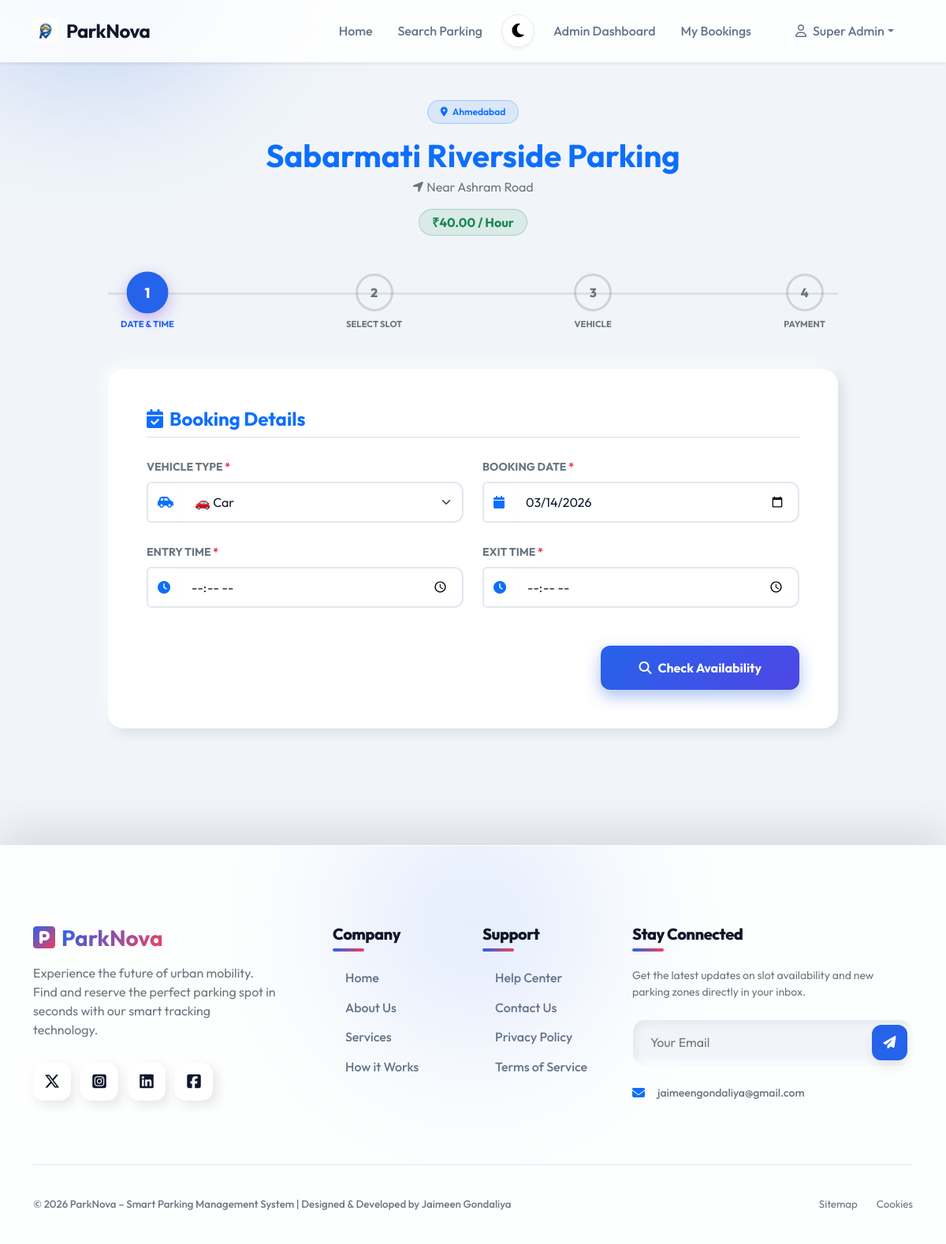
The page /user_book_slot.php?parking=1 (signed in) on the database its author committed.
### tables this page shows
CREATE TABLE `parking_locations` (
  `parking_id` int(11) NOT NULL,
  `manager_id` int(11) DEFAULT NULL,
  `parking_name` varchar(100) NOT NULL,
  `address` varchar(255) DEFAULT NULL,
  `city` varchar(100) NOT NULL,
  `parking_type` enum('Mall','Public','Private') DEFAULT 'Public',
  `total_slots` int(11) NOT NULL,
  `price_per_hour` decimal(10,2) NOT NULL,
  `status` enum('active','inactive') DEFAULT 'active',
  `image` varchar(255) DEFAULT NULL,
  `created_date` timestamp NOT NULL DEFAULT current_timestamp(),
  `latitude` varchar(50) DEFAULT NULL,
  `longitude` varchar(50) DEFAULT NULL
);

CREATE TABLE `users` (
  `user_id` int(11) NOT NULL,
  `role` varchar(20) NOT NULL DEFAULT 'user',
  `status` enum('active','inactive') DEFAULT 'active',
  `name` varchar(100) NOT NULL,
  `email` varchar(100) NOT NULL,
  `mobile` varchar(20) DEFAULT NULL,
  `password` varchar(255) NOT NULL,
  `created_at` timestamp NOT NULL DEFAULT current_timestamp(),
  `vehicle_number` varchar(50) DEFAULT NULL,
  `vehicle_type` enum('Car','Bike','EV') DEFAULT NULL
);

### user_book_slot.php (the view, shortened to what this page needs)
<?php
require_once __DIR__ . '/config_db.php';
$parking_id = (int)$_GET['parking'];
$stmt = $pdo->prepare("SELECT * FROM parking_locations WHERE parking_id = ? AND status = 'active'");
$stmt->execute([$parking_id]);
$parking = $stmt->fetch();
$stmt = $pdo->prepare("SELECT * FROM users WHERE user_id = ?");
$stmt->execute([$_SESSION['user_id']]);
$user = $stmt->fetch();
require_once __DIR__ . '/includes_header.php';
require_once __DIR__ . '/includes_navbar.php';
?>
<div class="container py-5">
    <div class="text-center mb-5">
        <span class="badge bg-primary bg-opacity-10 text-primary border border-primary border-opacity-25 px-3 py-2 mb-3 rounded-pill fw-semibold">
            <i class="fa-solid fa-location-dot me-1"></i> <?= htmlspecialchars($parking['city']) ?>
        </span>
        <h1 class="fw-bold text-primary mb-1"><?= htmlspecialchars($parking['parking_name']) ?></h1>
        <p class="text-secondary"><i class="fa-solid fa-location-arrow me-1 opacity-50"></i><?= htmlspecialchars($parking['address']) ?></p>
        <span class="badge bg-success bg-opacity-10 text-success border border-success border-opacity-25 px-3 py-2 fs-6 rounded-pill fw-bold">
            ₹<span id="parkingRate"><?= $parking['price_per_hour'] ?></span> / Hour
        </span>
    </div>
    <div class="row justify-content-center">
        <div class="col-lg-10">
            <div class="stepper-wrap px-3 mb-5" id="stepper">
                <div class="stepper-step active" id="si1">
                    <div class="step-circle">1</div><div class="step-label">Date &amp; Time</div>
                </div>
                <div class="stepper-step" id="si2">
                    <div class="step-circle">2</div><div class="step-label">Select Slot</div>
                </div>
                <div class="stepper-step" id="si3">
                    <div class="step-circle">3</div><div class="step-label">Vehicle</div>
                </div>
                <div class="stepper-step" id="si4">
                    <div class="step-circle">4</div><div class="step-label">Payment</div>
                </div>
            </div>
            <div class="card-3d overflow-hidden">
                <div class="card-body p-4 p-md-5 bg-surface" style="min-height:360px">
                    <div id="step1" class="step-content">
                        <h4 class="fw-bold text-primary mb-4 pb-2 border-bottom border-secondary border-opacity-25">
                            <i class="fa-solid fa-calendar-check me-2"></i>Booking Details
                        </h4>
                        <form id="detailsForm" onsubmit="checkAvailability(event)" novalidate>
                            <div class="row g-4">
                                <div class="col-md-6">
                                    <label class="form-label fw-bold small text-uppercase text-secondary">Vehicle Type <span class="text-danger">*</span></label>
                                    <div class="input-group">
                                        <span class="input-group-text bg-transparent text-primary border-end-0"><i class="fa-solid fa-car-side"></i></span>
                                        <select id="vehicleType" class="form-select border-start-0" required>
                                            <option value="Car"  <?= ($user['vehicle_type']??'Car')==='Car'  ? 'selected':''; ?>>🚗 Car</option>
                                        </select>
                                    </div>
                                </div>
                                <div class="col-md-6">
                                    <label class="form-label fw-bold small text-uppercase text-secondary">Booking Date <span class="text-danger">*</span></label>
                                    <div class="input-group">
                                        <span class="input-group-text bg-transparent text-primary border-end-0"><i class="fa-solid fa-calendar"></i></span>
                                        <input type="date" id="bookingDate" class="form-control border-start-0" required
                                               min="<?= date('Y-m-d') ?>" value="<?= date('Y-m-d') ?>">
                                    </div>
                                </div>
                                <div class="col-md-6">
                                    <label class="form-label fw-bold small text-uppercase text-secondary">Entry Time <span class="text-danger">*</span></label>
                                    <div class="input-group">
                                        <span class="input-group-text bg-transparent text-primary border-end-0"><i class="fa-solid fa-clock"></i></span>
                                        <input type="time" id="entryTime" class="form-control border-start-0" required>
                                    </div>
                                </div>
                                <div class="col-md-6">
                                    <label class="form-label fw-bold small text-uppercase text-secondary">Exit Time <span class="text-danger">*</span></label>
                                    <div class="input-group">
                                        <span class="input-group-text bg-transparent text-primary border-end-0"><i class="fa-solid fa-clock"></i></span>
                                        <input type="time" id="exitTime" class="form-control border-start-0" required>
                                    </div>
                                </div>
                            </div>
                            <div class="mt-5 d-flex justify-content-end">
                                <button type="submit" class="btn-primary-3d px-5 py-3 fs-6" id="checkBtn">
                                    <i class="fa-solid fa-magnifying-glass me-2"></i>Check Availability
                                </button>
                            </div>
                        </form>
                    </div>
                </div>
            </div>
        </div>
    </div>
</div>
<?php require_once __DIR__ . '/includes_footer.php'; ?>

### css_style.css (style rules this page uses)
:root { --bg-body: #f1f5f9; --bg-surface: #ffffff; --bg-surface-glass: rgba(255, 255, 255, 0.7); --text-primary: #0f172a; --text-secondary: #64748b; --border-color: #e2e8f0; --primary-color: #2563eb; --primary-glow: rgba(37, 99, 235, 0.4); --accent-color: #f43f5e; --shadow-sm: 0 4px 6px -1px rgba(0, 0, 0, 0.05); --shadow-md: 0 10px 15px -3px rgba(0, 0, 0, 0.1); --shadow-lg: 0 20px 25px -5px rgba(0, 0, 0, 0.1); --shadow-3d: 5px 5px 15px rgba(0, 0, 0, 0.1), -5px -5px 15px rgba(255, 255, 255, 0.8); --shadow-3d-inset: inset 5px 5px 10px rgba(0, 0, 0, 0.05), inset -5px -5px 10px rgba(255, 255, 255, 0.8); --nav-bg: rgba(255, 255, 255, 0.85); --glass-border: rgba(255, 255, 255, 0.5); }
body { font-family: 'Outfit', sans-serif; background-color: var(--bg-body); color: var(--text-primary); min-height: 100vh; margin: 0; transition: background-color 0.4s ease, color 0.4s ease; position: relative; overflow-x: hidden; }
body::before { content: ''; position: fixed; top: -20vh; left: -20vw; width: 60vw; height: 60vh; background: radial-gradient(circle, var(--primary-glow) 0%, transparent 60%); filter: blur(80px); z-index: -1; pointer-events: none; }
.card-3d { background: var(--bg-surface); border-radius: 20px; box-shadow: var(--shadow-3d); border: 1px solid var(--glass-border); transition: transform 0.3s ease, box-shadow 0.3s ease; }
.btn-primary-3d { background: linear-gradient(135deg, var(--primary-color), #4f46e5); color: white; border: none; font-weight: 700; border-radius: 12px; padding: 12px 24px; box-shadow: 0 8px 20px var(--primary-glow); transition: all 0.3s ease; }
.fa, .fas, .far, .fal, .fab, .fa-solid, .fa-regular, .fa-brands { display: inline-block !important; visibility: visible !important; opacity: 1 !important; }
.form-control, .form-select { background-color: var(--bg-surface); border: 2px solid var(--border-color); color: var(--text-primary); border-radius: 12px; padding: 12px 16px; transition: all 0.3s ease; box-shadow: inset 0 2px 4px rgba(0, 0, 0, 0.02); }
.input-group-text { background-color: var(--bg-surface); border: 2px solid var(--border-color); color: var(--text-secondary); }
.bg-surface { background-color: var(--bg-surface) !important; }

### user_book_slot.php (style rules this page uses)
.stepper-wrap { display:flex; justify-content:space-between; position:relative; margin-bottom:2.5rem; }
.stepper-wrap::before { content:''; position:absolute; top:24px; left:0; right:0; height:3px; background:rgba(var(--bs-secondary-rgb),.15); z-index:0; }
.stepper-step { display:flex; flex-direction:column; align-items:center; gap:.5rem; z-index:2; }
.step-circle { width:48px; height:48px; border-radius:50%; background:var(--surface-color); border:3px solid rgba(var(--bs-secondary-rgb),.25); display:flex; align-items:center; justify-content:center; font-weight:800; font-size:1rem; color:var(--bs-secondary); transition:all .35s ease; }
.stepper-step.active .step-circle { background:var(--primary-color); border-color:var(--primary-color); color:#fff; box-shadow:0 6px 18px rgba(109,40,217,.35); transform:scale(1.1); }
.step-label { font-size:.7rem; font-weight:700; text-transform:uppercase; color:var(--bs-secondary); }
.stepper-step.active .step-label { color:var(--primary-color); }

### rows shown on the page
parking_locations: city "Ahmedabad", parking_name "Sabarmati Riverside Parking", address "Near Ashram Road", price_per_hour "40.00"
users: vehicle_type "🚗 Car"

### other values the page prints
$_SESSION['name'] "Super Admin"
